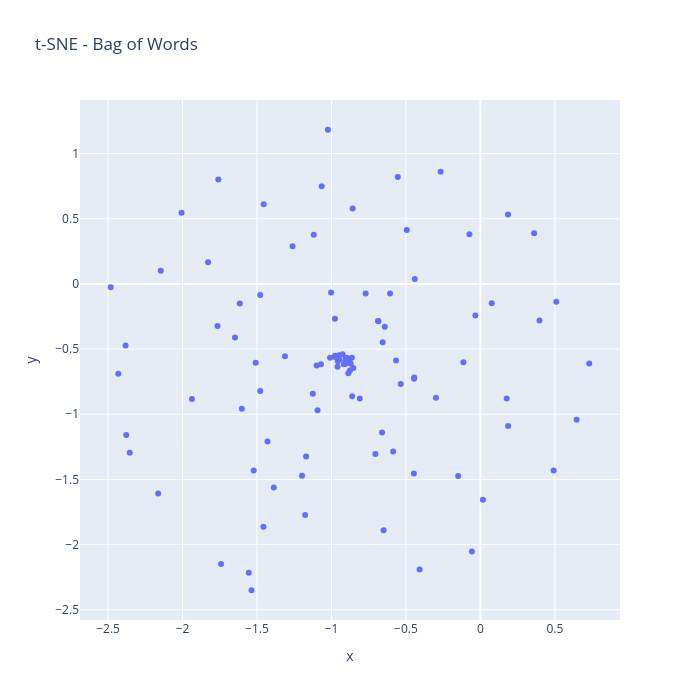
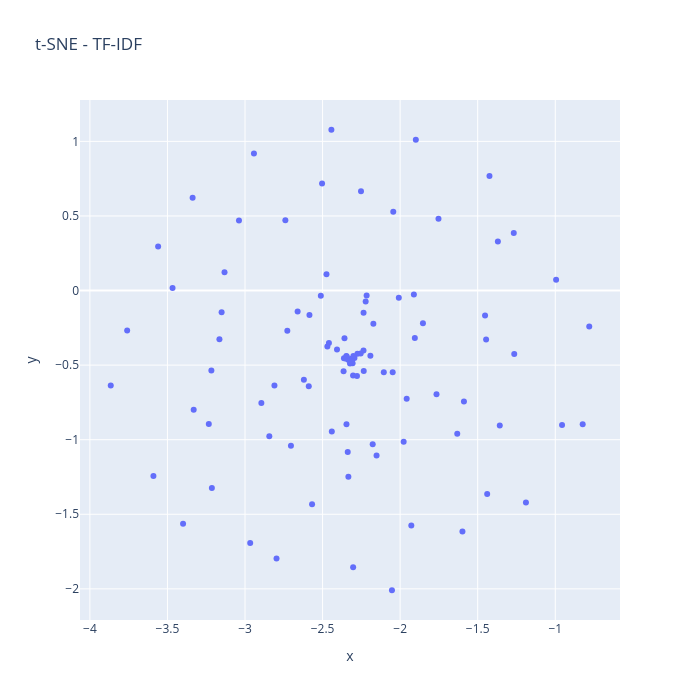

Here is the notebook cell these charts were saved with, in order:
### Code cell
def plotar(embed, nome):
    df_plot = pd.DataFrame({
        "x": embed[:, 0],
        "y": embed[:, 1],
        "indice": df_bow.index,
        "frase": df_bow["frase"],
        "autor": df_bow["autor"],
        "tags": df_bow["tags"],

    })
    fig = px.scatter(
        df_plot,
        x="x",
        y="y",
        hover_data={"indice": True, "frase": True,"tags": True, "autor": True, "x": False, "y": False},
        title=f"t-SNE - {nome}",
        width=700,
        height=700,
    )
    fig.write_html(nome+".html")
    fig.show()


plotar(embed_bow, "Bag of Words")
plotar(embed_tfidf, "TF-IDF")

### Figure 1 — Plotly figure (JSON) as saved in the notebook; plotly's stock layout.template omitted (floating-point values rounded to 4 significant figures; data arrays with more than 128 entries replaced by an {"elided": "..."} marker saying what was removed)
{"data": [{"customdata": {"elided": "100x4 mixed values"}, "hovertemplate": "indice=%{customdata[0]}<br>frase=%{customdata[1]}<br>tags=%{customdata[2]}<br>autor=%{customdata[3]}<extra></extra>", "legendgroup": "", "marker": {"color": "#636efa", "symbol": "circle"}, "mode": "markers", "name": "", "orientation": "v", "showlegend": false, "type": "scatter", "x": [-0.1492, -1.1, -0.5548, -1.479, 0.1763, -1.829, -0.88, -0.9056, -0.7052, -0.8101, -1.024, 0.07602, -0.8539, -0.408, -1.602, -0.5858, -2.482, -1.198, -1.119, -0.9768, -1.536, -0.5348, -1.125, -2.382, -2.378, -0.6876, 0.4916, -2.431, -0.4442, -0.6067, -0.8611, -1.478, -0.4408, -1.387, -1.312, -1.094, -0.8759, -0.8869, -0.8985, -0.9576, -2.007, 0.1858, -0.6421, -1.509, -1.066, -0.4467, -1.17, -0.863, -0.9169, -1.555, -1.648, -0.6566, -1.177, -0.2674, 0.01679, -0.4455, -0.9089, -0.8858, 0.1855, -1.002, -1.759, -0.9475, -1.43, -1.741, -0.9075, -1.522, -0.9507, 0.6458, -0.9758, 0.3605, -0.6604, -1.615, -1.937, -0.05702, 0.7305, -0.6846, -0.07368, -0.8706, -0.7707, -0.9593, -1.765, -1.457, -2.354, 0.5095, -2.163, -0.2989, -0.4945, -1.455, -0.1146, 0.3964, -0.03368, -0.8578, -0.9255, -0.9766, -0.5666, -0.65, -2.146, -1.009, -1.07, -1.261], "xaxis": "x", "y": [-1.474, -0.6251, 0.8201, -0.08452, -0.8786, 0.1674, -0.6025, -0.5774, -1.305, -0.8791, 1.183, -0.1488, -0.6447, -2.191, -0.9574, -1.286, -0.02536, -1.471, 0.3765, -0.2663, -2.35, -0.7668, -0.8419, -0.4719, -1.159, -0.2834, -1.432, -0.6893, -0.7185, -0.07299, -0.8614, -0.8222, 0.03734, -1.562, -0.5551, -0.9682, -0.6635, -0.6843, -0.5661, -0.5931, 0.5461, -1.09, -0.3278, -0.6047, 0.7496, -1.453, -1.324, -0.5668, -0.6159, -2.216, -0.4114, -0.4482, -1.773, 0.8608, -1.655, -0.727, -0.6149, -0.5847, 0.5324, -0.0666, 0.8023, -0.5799, -1.21, -2.149, -0.5936, -1.431, -0.5469, -1.042, -0.5505, 0.3894, -1.14, -0.1502, -0.8827, -2.053, -0.6096, -0.2869, 0.3818, -0.6122, -0.07327, -0.6355, -0.3233, -1.862, -1.295, -0.1362, -1.609, -0.8732, 0.4137, 0.6118, -0.6004, -0.28, -0.2425, 0.5794, -0.5401, -0.5598, -0.5882, -1.89, 0.101, -0.5658, -0.6167, 0.2884], "yaxis": "y"}], "layout": {"height": 700, "legend": {"tracegroupgap": 0}, "title": {"text": "t-SNE - Bag of Words"}, "width": 700, "xaxis": {"anchor": "y", "domain": [0, 1], "title": {"text": "x"}}, "yaxis": {"anchor": "x", "domain": [0, 1], "title": {"text": "y"}}}}

### Figure 2 — Plotly figure (JSON) as saved in the notebook; plotly's stock layout.template omitted (floating-point values rounded to 4 significant figures; data arrays with more than 128 entries replaced by an {"elided": "..."} marker saying what was removed)
{"data": [{"customdata": {"elided": "100x4 mixed values"}, "hovertemplate": "indice=%{customdata[0]}<br>frase=%{customdata[1]}<br>tags=%{customdata[2]}<br>autor=%{customdata[3]}<extra></extra>", "legendgroup": "", "marker": {"color": "#636efa", "symbol": "circle"}, "mode": "markers", "name": "", "orientation": "v", "showlegend": false, "type": "scatter", "x": [-2.152, -1.439, -2.585, -2.589, -1.264, -2.74, -0.8231, -2.943, -2.359, -2.81, -2.315, -3.165, -2.797, -2.311, -1.853, -2.334, -3.467, -1.598, -2.727, -3.132, -2.306, -2.044, -1.446, -2.275, -1.905, -2.252, -3.234, -2.295, -1.189, -2.511, -2.843, -1.766, -2.105, -2.704, -1.977, -1.358, -3.59, -2.967, -1.267, -1.424, -2.222, -2.621, -2.568, -1.753, -2.661, -2.216, -2.177, -2.053, -3.338, -2.235, -2.469, -2.475, -2.323, -2.407, -2.44, -0.7808, -1.899, -3.866, -2.344, -3.56, -2.459, -3.214, -2.173, -2.312, -2.443, -1.632, -3.76, -2.332, -1.37, -2.192, -2.009, -2.236, -2.303, -2.346, -2.362, -2.503, -2.348, -2.303, -0.9945, -3.331, -1.911, -1.958, -2.301, -2.347, -2.311, -2.895, -3.151, -2.236, -2.048, -2.338, -2.278, -2.254, -0.9562, -3.039, -1.589, -2.365, -3.217, -1.452, -3.399, -1.928], "xaxis": "x", "y": [-1.105, -1.365, -0.1646, -0.6411, -0.4247, 0.4717, -0.8961, 0.9182, -0.3205, -0.6371, -0.4585, -0.3264, -1.796, -0.4685, -0.2187, -1.249, 0.01762, -1.616, -0.2691, 0.1218, -0.4881, 0.5289, -0.3278, -0.4231, -0.3184, 0.6656, -0.8952, -0.4518, -1.421, -0.0346, -0.9764, -0.695, -0.5484, -1.041, -1.014, -0.904, -1.244, -1.692, 0.3855, 0.7686, -0.07348, -0.599, -1.433, 0.4805, -0.141, -0.03261, -1.031, -2.009, 0.6215, -0.5395, -0.3745, 0.1093, -0.49, -0.3946, -0.9444, -0.2403, 1.011, -0.6374, -0.4425, 0.2958, -0.3509, -1.323, -0.2224, -0.4579, 1.078, -0.9609, -0.2682, -0.4652, 0.3279, -0.4379, -0.04806, -0.4023, -0.5699, -0.8962, -0.4538, 0.7174, -0.4579, -1.855, 0.07174, -0.7997, -0.02668, -0.7249, -0.4388, -0.4395, -0.4728, -0.7543, -0.1452, -0.1494, -0.5487, -1.082, -0.5731, -0.4221, -0.9015, 0.4699, -0.7433, -0.5417, -0.5364, -0.167, -1.564, -1.576], "yaxis": "y"}], "layout": {"height": 700, "legend": {"tracegroupgap": 0}, "title": {"text": "t-SNE - TF-IDF"}, "width": 700, "xaxis": {"anchor": "y", "domain": [0, 1], "title": {"text": "x"}}, "yaxis": {"anchor": "x", "domain": [0, 1], "title": {"text": "y"}}}}
